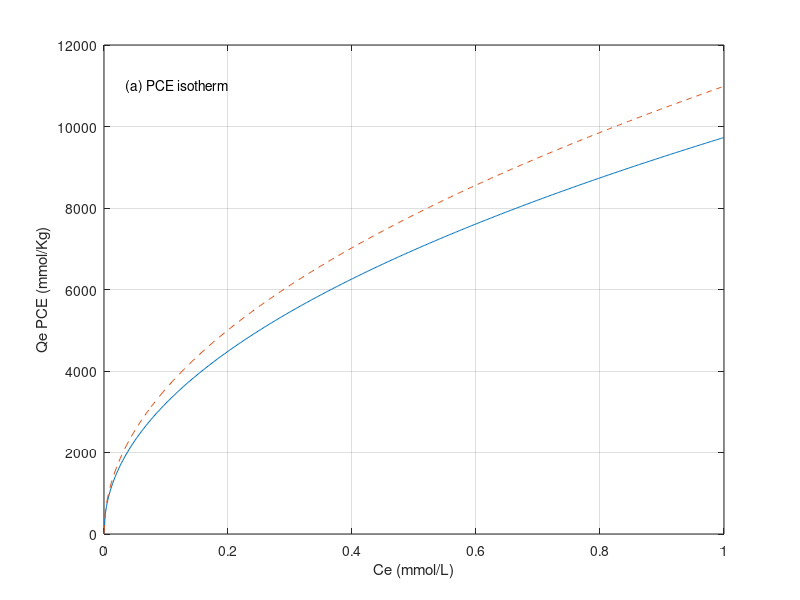

The MATLAB script that drew this image: (Note: this script raises an error after producing the figure.)
function IAST_F_TOG

% Yu Ting 2024/11/28
% references for equations for IAST models: Adsorption technology in water
% Treatment: Fundamentals, Proccesses, and Modeling.  Eckhard Worch (2012) Section 4.5.3. 
% references for the IAST-F model establishment for binary solute: https://www.youtube.com/watch?v=BsCSurcpRyE&t=17s
%
% Comments:
% Using binary IAST_F model from Rahmat Sunarya to construct IAST-F model
% for our model. 

clc; 
clear; 

     %%%%%%%%%%%  Sorption isotherm/kinetic properties for TOG  %%%%%%%%%%%%%%%

     % partition coefficient for PCE [L/kg]
     KF_PCE_TOG= 10987.528;
     % n ratio for Freudlich isotherm for PCE
     N_PCE_TOG = 0.4884; 

     % partition coefficient for TCE [L/kg]
     KF_TCE_TOG= 6287.82;
     % n ratio for Freudlich isotherm for TCE
     N_TCE_TOG = 0.5227; 

%%%%%%%%%%%%%%%%%%%%%% Function area %%%%%%%%%%%%%%%%%%%%%%%%

    function Qe_IAST=IAST_F(Ce)

        Intfun_PCE=@(c) KF_PCE_TOG.*c.^(N_PCE_TOG)./c;
        Intfun_TCE=@(c) KF_TCE_TOG.*c.^(N_TCE_TOG)./c;

        F_Z=@(z) (integral(Intfun_PCE,0,Ce./z)-integral(Intfun_TCE,0,Ce./(1-z))).^2;
        
        z=fsolve(F_Z,0.5);
        Z_PCE=z; 
        Z_TCE=1-Z_PCE;

        C0_PCE=Ce./Z_PCE;
        C0_TCE=Ce./Z_TCE;
        
        Q0_PCE= KF_PCE_TOG.*C0_PCE.^(N_PCE_TOG); 
        Q0_TCE= KF_TCE_TOG.*C0_TCE.^(N_TCE_TOG);

        qT=1./(Z_PCE./Q0_PCE+Z_TCE./Q0_TCE);

        Qe_PCE_IAST=qT.*Z_PCE;
        Qe_TCE_IAST=qT.*Z_TCE;

        Qe_IAST= [Qe_PCE_IAST Qe_TCE_IAST];

    end

%%%%%%%%%%%%%%%%%%%%%%%%%%%%%% Input varaible
Ce_IAST=linspace(1e-10,1.0,500);

n=length(Ce_IAST); 
for i=1:n
    Qe_IAST(i,:)=IAST_F(Ce_IAST(i));
end
Qe_IAST_PCE=Qe_IAST(:,1);
Qe_IAST_TCE=Qe_IAST(:,2);

figure(1)

plot(Ce_IAST,Qe_IAST_PCE,'-');
hold on 
grid on
plot(Ce_IAST, KF_PCE_TOG.*Ce_IAST.^N_PCE_TOG, '--')

text(0.03,11000,' (a) PCE isotherm')
xlabel('Ce (mmol/L)')
ylabel('Qe PCE (mmol/Kg)')
legend ('IAST-Freundlich model', 'Monosolute Freundlich model','Location','se')
fontsize(14,"points")

figure(2)

plot(Ce_IAST,Qe_IAST_TCE,'-');
hold on 
grid on
plot(Ce_IAST, KF_TCE_TOG.*Ce_IAST.^N_TCE_TOG, '--')
text(0.03,6500,' (b) TCE isotherm')
xlabel('Ce (mmol/L)')
ylabel('Qe TCE (mmol/Kg)')
legend ('IAST-Freundlich model', 'Monosolute Freundlich model','Location','se')
fontsize(14,"points")
 
writematrix([Ce_IAST' Qe_IAST_PCE],'IAST_F_PCE_isotherm_TOG.xlsx')
writematrix([Ce_IAST' Qe_IAST_TCE],'IAST_F_TCE_isotherm_TOG.xlsx')

end